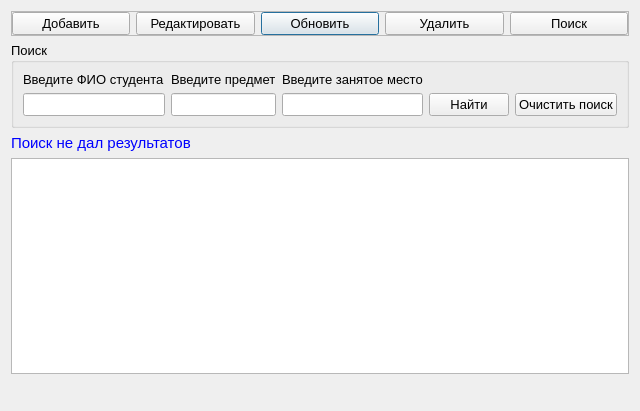
<?xml version="1.0" encoding="UTF-8"?>
<ui version="4.0">
 <class>Olimpiada</class>
 <widget class="QDialog" name="Olimpiada">
  <property name="geometry">
   <rect>
    <x>0</x>
    <y>0</y>
    <width>630</width>
    <height>411</height>
   </rect>
  </property>
  <property name="font">
   <font>
    <pointsize>10</pointsize>
   </font>
  </property>
  <property name="windowTitle">
   <string>Олимпиады</string>
  </property>
  <layout class="QGridLayout" name="gridLayout_3">
   <item row="0" column="0" colspan="3">
    <widget class="QFrame" name="frame">
     <property name="frameShape">
      <enum>QFrame::StyledPanel</enum>
     </property>
     <property name="frameShadow">
      <enum>QFrame::Raised</enum>
     </property>
     <layout class="QGridLayout" name="gridLayout_2">
      <property name="leftMargin">
       <number>0</number>
      </property>
      <property name="topMargin">
       <number>0</number>
      </property>
      <property name="rightMargin">
       <number>0</number>
      </property>
      <property name="bottomMargin">
       <number>0</number>
      </property>
      <item row="0" column="2">
       <widget class="QPushButton" name="pushButton_update">
        <property name="font">
         <font>
          <pointsize>10</pointsize>
         </font>
        </property>
        <property name="text">
         <string>Обновить</string>
        </property>
        <property name="icon">
         <iconset resource="resourses.qrc">
          <normaloff>:/img/img/refresh.png</normaloff>:/img/img/refresh.png</iconset>
        </property>
       </widget>
      </item>
      <item row="0" column="0">
       <widget class="QPushButton" name="pushButton_add">
        <property name="font">
         <font>
          <pointsize>10</pointsize>
         </font>
        </property>
        <property name="text">
         <string>Добавить</string>
        </property>
        <property name="icon">
         <iconset resource="resourses.qrc">
          <normaloff>:/img/img/add.png</normaloff>:/img/img/add.png</iconset>
        </property>
       </widget>
      </item>
      <item row="0" column="4">
       <widget class="QPushButton" name="pushButton_search">
        <property name="font">
         <font>
          <pointsize>10</pointsize>
         </font>
        </property>
        <property name="text">
         <string>Поиск</string>
        </property>
        <property name="icon">
         <iconset resource="resourses.qrc">
          <normaloff>:/img/img/find.png</normaloff>:/img/img/find.png</iconset>
        </property>
       </widget>
      </item>
      <item row="0" column="3">
       <widget class="QPushButton" name="pushButton_del">
        <property name="font">
         <font>
          <pointsize>10</pointsize>
         </font>
        </property>
        <property name="text">
         <string>Удалить</string>
        </property>
        <property name="icon">
         <iconset resource="resourses.qrc">
          <normaloff>:/img/img/delete.png</normaloff>:/img/img/delete.png</iconset>
        </property>
       </widget>
      </item>
      <item row="0" column="1">
       <widget class="QPushButton" name="pushButton_edit">
        <property name="font">
         <font>
          <pointsize>10</pointsize>
         </font>
        </property>
        <property name="text">
         <string>Редактировать</string>
        </property>
        <property name="icon">
         <iconset resource="resourses.qrc">
          <normaloff>:/img/img/edit.png</normaloff>:/img/img/edit.png</iconset>
        </property>
       </widget>
      </item>
     </layout>
    </widget>
   </item>
   <item row="1" column="0" colspan="3">
    <widget class="QGroupBox" name="groupBox_search">
     <property name="font">
      <font>
       <pointsize>10</pointsize>
      </font>
     </property>
     <property name="title">
      <string>Поиск</string>
     </property>
     <layout class="QGridLayout" name="gridLayout" columnstretch="4,0,0,0,0">
      <item row="0" column="0">
       <widget class="QLabel" name="label">
        <property name="font">
         <font>
          <pointsize>10</pointsize>
         </font>
        </property>
        <property name="text">
         <string>Введите ФИО студента</string>
        </property>
       </widget>
      </item>
      <item row="0" column="1">
       <widget class="QLabel" name="label_3">
        <property name="font">
         <font>
          <pointsize>10</pointsize>
         </font>
        </property>
        <property name="text">
         <string>Введите предмет</string>
        </property>
       </widget>
      </item>
      <item row="0" column="2">
       <widget class="QLabel" name="label_2">
        <property name="font">
         <font>
          <pointsize>10</pointsize>
         </font>
        </property>
        <property name="text">
         <string>Введите занятое место</string>
        </property>
       </widget>
      </item>
      <item row="1" column="0">
       <widget class="QLineEdit" name="lineEdit_student">
        <property name="clearButtonEnabled">
         <bool>true</bool>
        </property>
       </widget>
      </item>
      <item row="1" column="4">
       <widget class="QPushButton" name="pushButton_clear">
        <property name="font">
         <font>
          <pointsize>10</pointsize>
         </font>
        </property>
        <property name="text">
         <string>Очистить поиск</string>
        </property>
        <property name="icon">
         <iconset resource="resourses.qrc">
          <normaloff>:/img/img/clear.png</normaloff>:/img/img/clear.png</iconset>
        </property>
       </widget>
      </item>
      <item row="1" column="3">
       <widget class="QPushButton" name="pushButton_find">
        <property name="font">
         <font>
          <pointsize>10</pointsize>
         </font>
        </property>
        <property name="text">
         <string>Найти</string>
        </property>
        <property name="icon">
         <iconset resource="resourses.qrc">
          <normaloff>:/img/img/findOk.png</normaloff>:/img/img/findOk.png</iconset>
        </property>
       </widget>
      </item>
      <item row="1" column="1">
       <widget class="QLineEdit" name="lineEdit_predmet">
        <property name="clearButtonEnabled">
         <bool>true</bool>
        </property>
       </widget>
      </item>
      <item row="1" column="2">
       <widget class="QLineEdit" name="lineEdit_zanMesto">
        <property name="font">
         <font>
          <pointsize>10</pointsize>
         </font>
        </property>
        <property name="clearButtonEnabled">
         <bool>true</bool>
        </property>
       </widget>
      </item>
     </layout>
    </widget>
   </item>
   <item row="2" column="0">
    <widget class="QLabel" name="label_result">
     <property name="maximumSize">
      <size>
       <width>16777215</width>
       <height>20</height>
      </size>
     </property>
     <property name="font">
      <font>
       <pointsize>11</pointsize>
      </font>
     </property>
     <property name="styleSheet">
      <string notr="true">color:rgb(0, 0, 255)</string>
     </property>
     <property name="text">
      <string>Поиск не дал результатов</string>
     </property>
    </widget>
   </item>
   <item row="3" column="0" colspan="3">
    <widget class="QTableView" name="tableView_olimp">
     <property name="font">
      <font>
       <pointsize>10</pointsize>
      </font>
     </property>
     <property name="contextMenuPolicy">
      <enum>Qt::ActionsContextMenu</enum>
     </property>
     <property name="alternatingRowColors">
      <bool>true</bool>
     </property>
     <property name="selectionMode">
      <enum>QAbstractItemView::SingleSelection</enum>
     </property>
     <property name="selectionBehavior">
      <enum>QAbstractItemView::SelectRows</enum>
     </property>
    </widget>
   </item>
   <item row="4" column="0">
    <spacer name="horizontalSpacer">
     <property name="orientation">
      <enum>Qt::Horizontal</enum>
     </property>
     <property name="sizeType">
      <enum>QSizePolicy::Preferred</enum>
     </property>
     <property name="sizeHint" stdset="0">
      <size>
       <width>179</width>
       <height>20</height>
      </size>
     </property>
    </spacer>
   </item>
   <item row="4" column="1">
    <widget class="QLabel" name="label_naideno">
     <property name="font">
      <font>
       <pointsize>12</pointsize>
      </font>
     </property>
     <property name="styleSheet">
      <string notr="true">color:rgb(85, 0, 255)</string>
     </property>
     <property name="text">
      <string/>
     </property>
    </widget>
   </item>
   <item row="4" column="2">
    <spacer name="horizontalSpacer_2">
     <property name="orientation">
      <enum>Qt::Horizontal</enum>
     </property>
     <property name="sizeType">
      <enum>QSizePolicy::Preferred</enum>
     </property>
     <property name="sizeHint" stdset="0">
      <size>
       <width>33</width>
       <height>20</height>
      </size>
     </property>
    </spacer>
   </item>
  </layout>
  <action name="actionEdit">
   <property name="icon">
    <iconset resource="resourses.qrc">
     <normaloff>:/img/img/edit.png</normaloff>:/img/img/edit.png</iconset>
   </property>
   <property name="text">
    <string>Редактировать выбранную запись</string>
   </property>
  </action>
  <action name="actionDelete">
   <property name="icon">
    <iconset resource="resourses.qrc">
     <normaloff>:/img/img/delete.png</normaloff>:/img/img/delete.png</iconset>
   </property>
   <property name="text">
    <string>Удалить выбранную запись</string>
   </property>
  </action>
 </widget>
 <resources>
  <include location="resourses.qrc"/>
 </resources>
 <connections/>
</ui>
